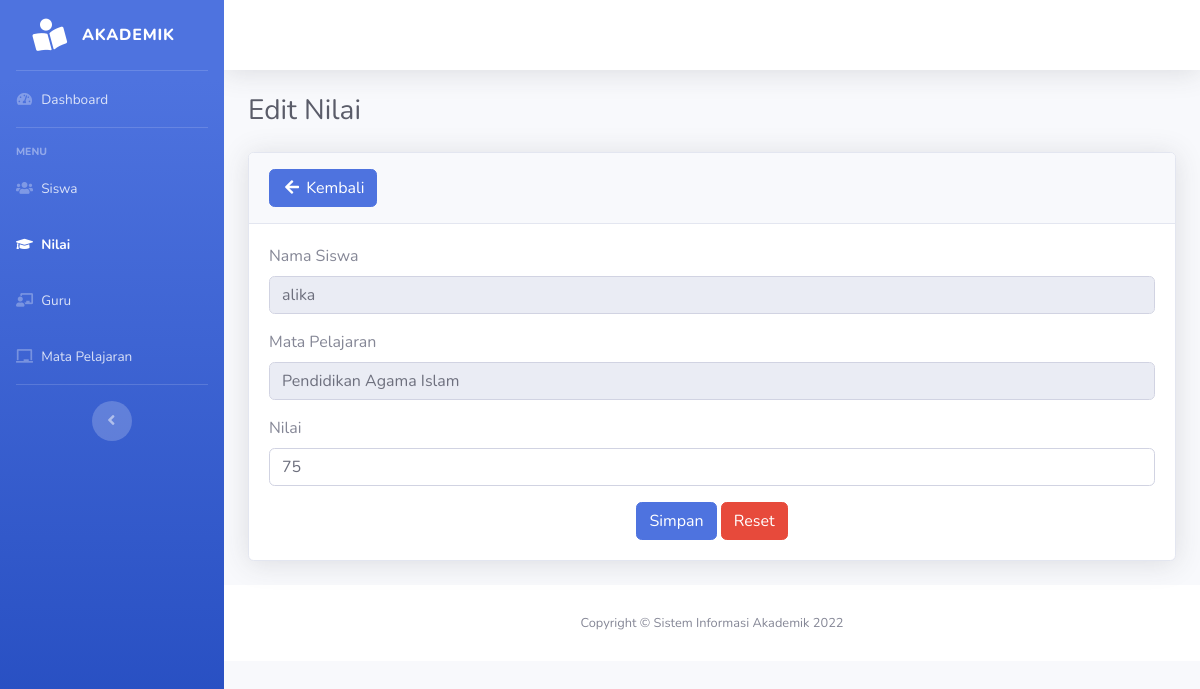
Before: /nilai/nilai-edit.php?nis=77241560 with the older database file.
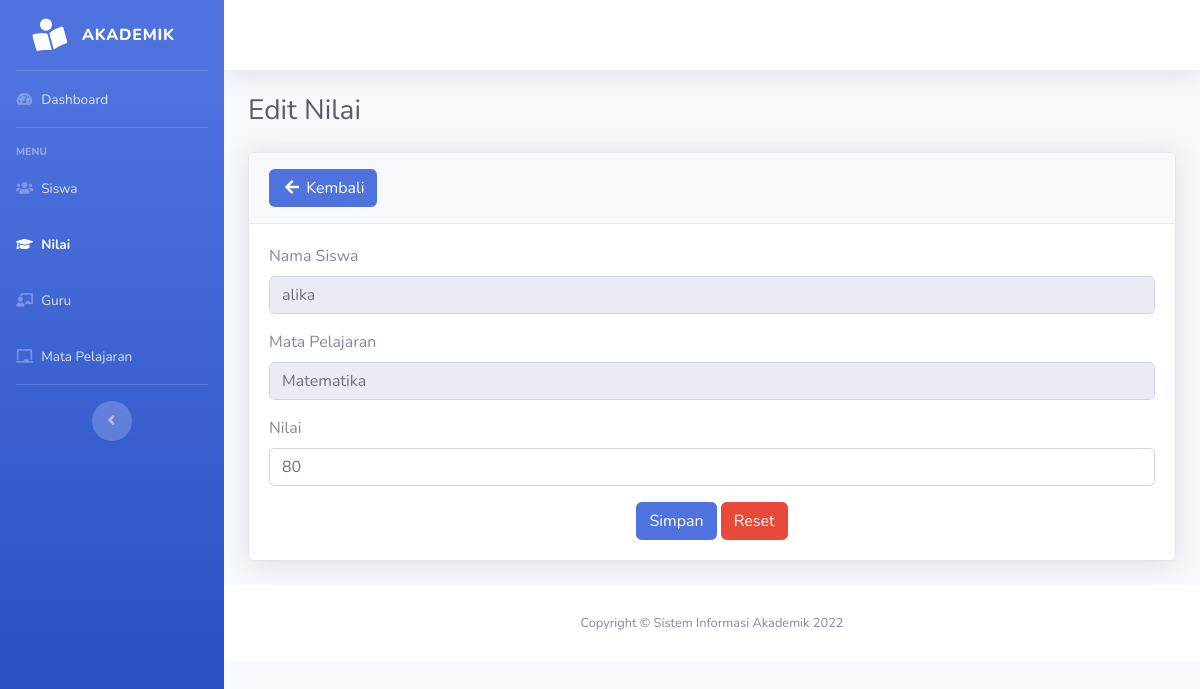
After: the same page with the newer database file.
### tables this page shows
CREATE TABLE `mata_pelajaran` (
  `kd_mp` int(11) NOT NULL,
  `nama_mp` varchar(30) DEFAULT NULL
);

CREATE TABLE `nilai` (
  `nis` varchar(8) NOT NULL,
  `kd_mp` int(11) NOT NULL,
  `semester` enum('1','2') DEFAULT NULL,
  `nilai` int(3) DEFAULT NULL,
  `predikat` char(1) DEFAULT NULL
);

### functions.php (called while the page is built, shortened)
<?php
function ambilsatubaris($conn, $query)
{
    $db = mysqli_query($conn, $query);
    return mysqli_fetch_assoc($db);
}
	?>

### nilai/nilai-edit.php (the view, shortened to what this page needs)
<?php
include_once("../functions.php");
$nis = $_GET['nis'];
$query = "SELECT siswa.nis, nilai.kd_mp, nama_mp, siswa.nama, nilai  FROM nilai, siswa, mata_pelajaran
        WHERE siswa.nis = nilai.nis
        AND nilai.kd_mp = mata_pelajaran.kd_mp AND nilai.nis= '$nis'";
$ubah =  ambilsatubaris($con, $query);
?>
<!DOCTYPE html>
<html lang="en">
<head>
    <link href="../assets/vendor/fontawesome-free/css/all.min.css" rel="stylesheet" type="text/css">
    <link href="../assets/css/sb-admin-2.min.css" rel="stylesheet">
    <link href="../assets/vendor/datatables/dataTables.bootstrap4.min.css" rel="stylesheet">
</head>
<body id="page-top">
    <div id="wrapper">
       <?php include_once("../layout/sidebar.php") ?>
        <div id="content-wrapper" class="d-flex flex-column">
            <div id="content">
            <?php include_once("../layout/topbar.php") ?>
                <div class="container-fluid">
                    <h1 class="h3 mb-4 text-gray-800">Edit Nilai</h1>
                    <div class="card shadow mb-4">
                        <div class="card-header py-3">
                            <a href="javascript:void(0)" onclick="window.history.back();" class="btn btn-primary box-title"><i class="fa fa-arrow-left fa-fw"></i> Kembali</a>
                        </div>
                        <div class="card-body">
                    <form method="post" action="">
                    <div class="form-group">
                        <label>Nama Siswa</label>
                        <input type="text" name="nama" id="" class="form-control" value="<?= $ubah['nama'] ?>" readonly>
                    </div>
                   <div class="form-group">
                        <label>Mata Pelajaran</label>
                        <input type="text" name="kd_mp" id="" class="form-control" value="<?= $ubah['nama_mp'] ?>" readonly>
                    </div>
                    <div class="form-group">
                        <label>Nilai</label>
                        <input type="number" name="nilai" class="form-control" value="<?= $ubah['nilai']?>">
                    </div>
                    <div class="text-center">
                        <button type="submit" name="btn-ubah" class="btn btn-primary tambah">Simpan</button>
                        <button type="reset" class="btn btn-danger">Reset</button>
                    </div>
                </form>
                        </div>
                </div>
            </div>
            <?php include_once("../layout/footer.php") ?>
        </div>
    </div>
</body>
</html>

Changed rows visible on the page:
no longer on this page (row unchanged): mata_pelajaran: kd_mp "Pendidikan Agama Islam"
removed nilai: nilai "75"
now on this page (row unchanged): mata_pelajaran: kd_mp "Matematika"
now on this page (row edited): nilai: nilai "80"
